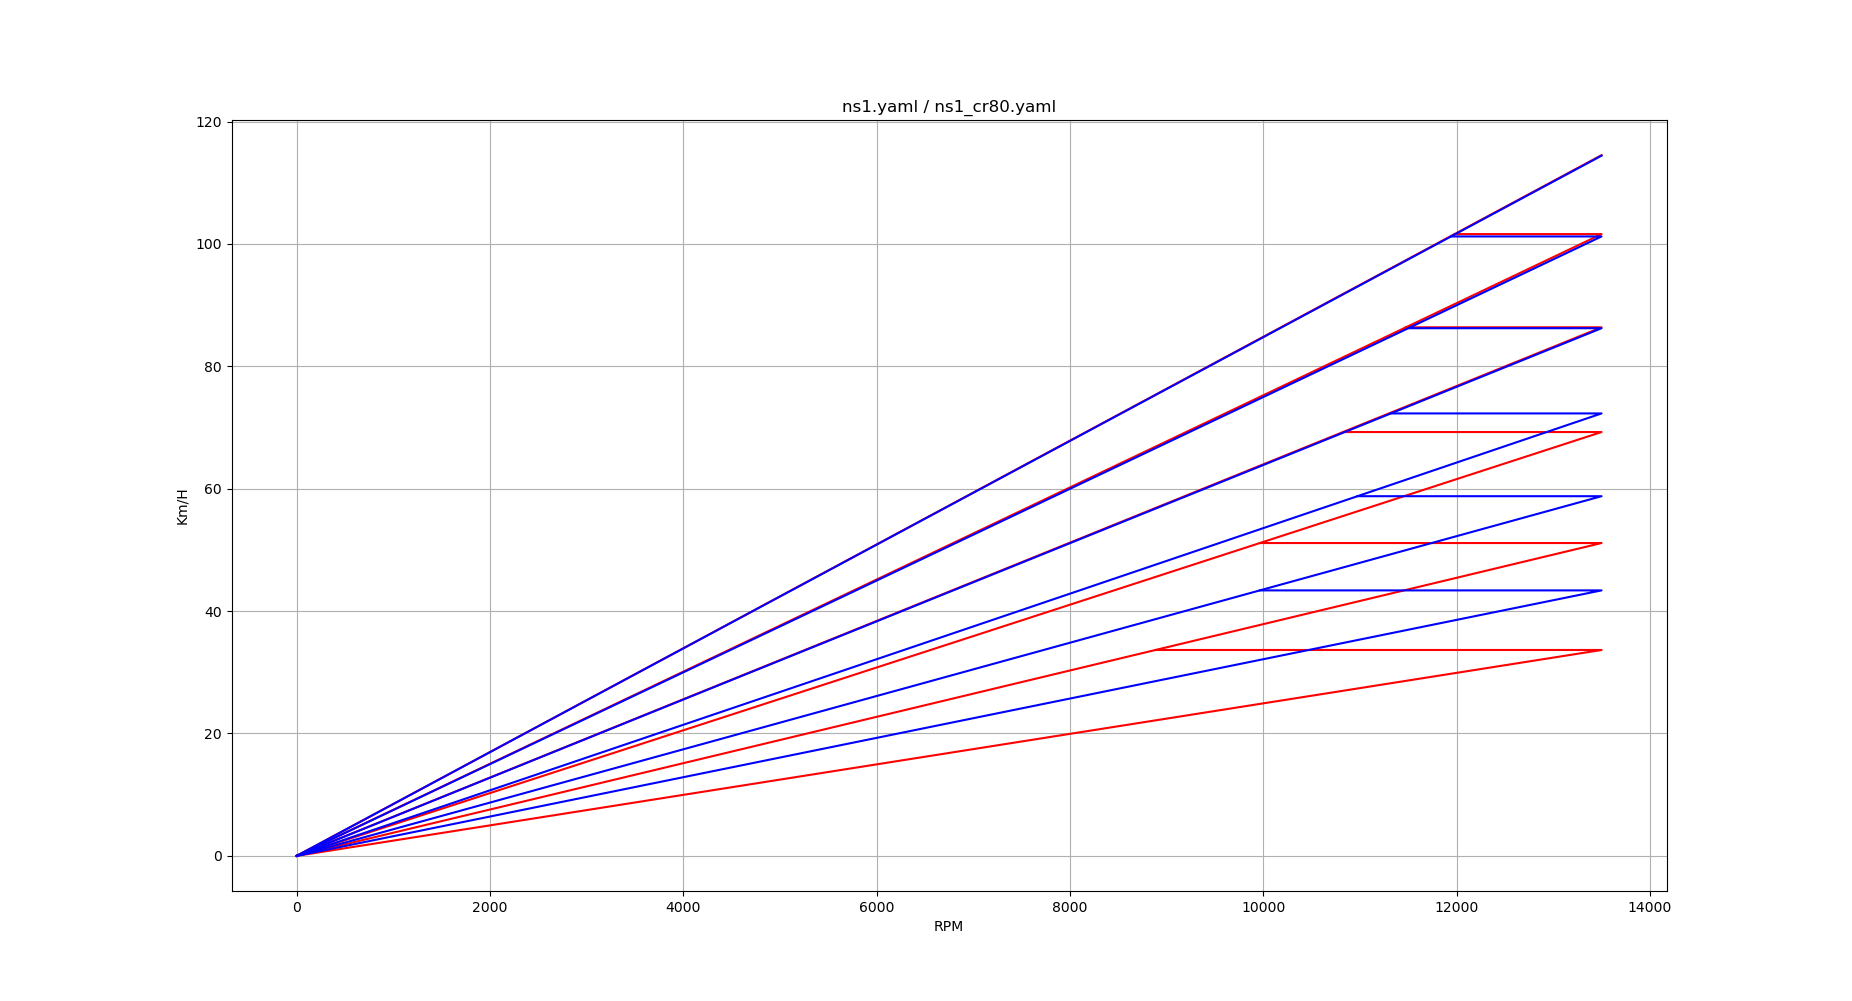

The Python source for this figure:
#!/usr/bin/env python3
# -*- coding: utf-8 -*-

# Programm zur Berechnung / Darstellung von Gangdiagrammen für Motorräder, analog des bekannten geardata.
# Anders als dort können hier jedoch zwei komplette Diagramme übereinander gelegt und somit einfacher verglichen werden.
# Ebenso wird der Drehzahlabfall beim Hochschalten angezeigt.
# Die Eingabedaten (Parameter) sind in yaml Files gespeichert, 2 Beispiele sind hier angefügt, eigentlich selbsterklärend.
# Momentan ist es ein einfaches Kommandozeilen-Programm mit 1 oder 2 Parameter-Files als Argument(e)
# Die einzige Nonstandard-Python Library die benötigt wird ist aktuell matplotlib
# ggf. folgt hier auch noch eine GUI Version auf Basis von PyQt5... (wobei jeder der einen Editor bedienen kann, hier sehr schnell verschiedene Setups vergleichen kann)

import sys, yaml
import matplotlib.pyplot as plt

Verbose = True
StartRPM = 0    #   8500

def get_params(datafile):
    with open(datafile) as f:
        try:
            ymldata = yaml.safe_load(f)
        except yaml.YAMLError as e:
            print(e)
            quit()
    global IP
    IP = float(ymldata['IP'][0].split(':')[0]) / float(ymldata['IP'][0].split(':')[1])
    global Ig
    Ig = []
    for IG in ymldata['IGtr']:
        Ig.append(float(IG.split(':')[0]) / float(IG.split(':')[1]))
    global ISek
    ISek = float(ymldata['ISek'][0].split(':')[0]) / float(ymldata['ISek'][0].split(':')[1])
    global TyreCirc
    TyreCirc = float(ymldata['TyreCirc'])
    global RefRPM
    RefRPM = int(ymldata['RefRPM'])
    if (Verbose):
        print("IP:%f" % IP)
        print("Igtr:")
        print(Ig)
        print("ISek:%f" % ISek)
        print("TyreCirc: %f" % TyreCirc)
        print("RPM: %d" % RefRPM)

datafile0 = ''
datafile1 = ''
if (len(sys.argv) <= 1):
    print('Usage: %s datafile1 <datafile2>' % sys.argv[0])
    quit()
if (len(sys.argv) > 1):
    datafile0 = sys.argv[1]
if (len(sys.argv) > 2):
    datafile1 = sys.argv[2]

get_params(datafile0)
nextG = 1
NumGears = len(Ig) - 1
for Igang in Ig:
    x = [StartRPM, RefRPM, RefRPM*(Ig[nextG]/Igang)]
    EndSpeed = (RefRPM/IP/Igang/ISek*TyreCirc)*60/1000
    y = [(StartRPM/IP/Igang/ISek*TyreCirc)*60/1000, EndSpeed, EndSpeed]
    plt.plot(x,y, color='red')
    if (nextG < NumGears):
        nextG = nextG + 1

if (len(datafile1) > 0):
    get_params(datafile1)
    nextG = 1
    NumGears = len(Ig) - 1
    for Igang in Ig:
        x = [StartRPM, RefRPM, RefRPM*(Ig[nextG]/Igang)]
        EndSpeed = (RefRPM/IP/Igang/ISek*TyreCirc)*60/1000
        y = [(StartRPM/IP/Igang/ISek*TyreCirc)*60/1000, EndSpeed, EndSpeed]
        plt.plot(x,y, color='blue')
        if (nextG < NumGears):
            nextG = nextG + 1

Title = datafile0;
if (len(datafile1) > 0):
    Title = Title + ' / ' + datafile1
plt.title(Title)
plt.ylabel('Km/H')
plt.xlabel('RPM')
plt.grid(True)
plt.show()
